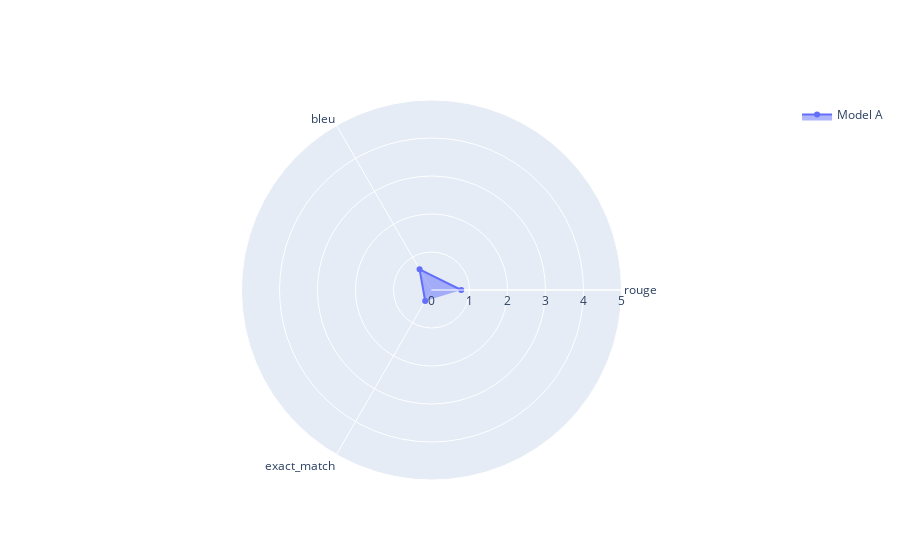

The notebook cell saved with this chart:
### Code cell
notebook_utils.display_radar_plot(
    referenced_eval_results,
    metrics=[
        "rouge",
        "bleu",
        "exact_match",
    ],
)

### Figure 1 — Plotly figure (JSON) as saved in the notebook; plotly's stock layout.template omitted (floating-point values rounded to 4 significant figures)
{"data": [{"fill": "toself", "name": "Model A", "r": [0.7834, 0.6269, 0.3333], "theta": ["rouge", "bleu", "exact_match"], "type": "scatterpolar"}], "layout": {"autosize": true, "polar": {"angularaxis": {"type": "category"}, "radialaxis": {"autorange": false, "range": [0, 5], "type": "linear", "visible": true}}, "showlegend": true}}
